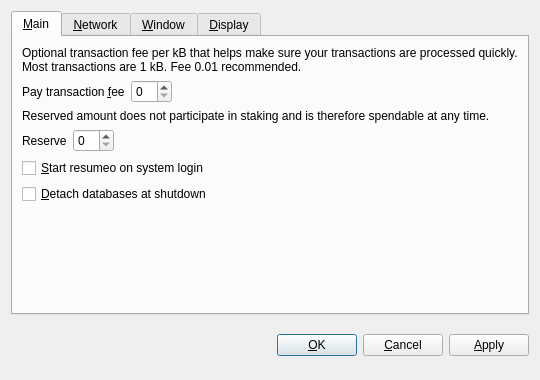
<?xml version="1.0" encoding="UTF-8"?>
<ui version="4.0">
 <class>OptionsDialog</class>
 <widget class="QDialog" name="OptionsDialog">
  <property name="geometry">
   <rect>
    <x>0</x>
    <y>0</y>
    <width>540</width>
    <height>380</height>
   </rect>
  </property>
  <property name="windowTitle">
   <string>Options</string>
  </property>
  <property name="modal">
   <bool>true</bool>
  </property>
  <layout class="QVBoxLayout" name="verticalLayout">
   <item>
    <widget class="QTabWidget" name="tabWidget">
     <property name="tabPosition">
      <enum>QTabWidget::North</enum>
     </property>
     <property name="currentIndex">
      <number>0</number>
     </property>
     <widget class="QWidget" name="tabMain">
      <attribute name="title">
       <string>&amp;Main</string>
      </attribute>
      <layout class="QVBoxLayout" name="verticalLayout_Main">
       <item>
        <widget class="QLabel" name="transactionFeeInfoLabel">
         <property name="text">
          <string>Optional transaction fee per kB that helps make sure your transactions are processed quickly. Most transactions are 1 kB. Fee 0.01 recommended.</string>
         </property>
         <property name="textFormat">
          <enum>Qt::PlainText</enum>
         </property>
         <property name="wordWrap">
          <bool>true</bool>
         </property>
        </widget>
       </item>
       <item>
        <layout class="QHBoxLayout" name="horizontalLayoutFee">
         <item>
          <widget class="QLabel" name="transactionFeeLabel">
           <property name="text">
            <string>Pay transaction &amp;fee</string>
           </property>
           <property name="textFormat">
            <enum>Qt::PlainText</enum>
           </property>
           <property name="buddy">
            <cstring>transactionFee</cstring>
           </property>
          </widget>
         </item>
         <item>
          <widget class="BitcoinAmountField" name="transactionFee"/>
         </item>
         <item>
          <spacer name="horizontalSpacerFee">
           <property name="orientation">
            <enum>Qt::Horizontal</enum>
           </property>
           <property name="sizeHint" stdset="0">
            <size>
             <width>40</width>
             <height>20</height>
            </size>
           </property>
          </spacer>
         </item>
        </layout>
       </item>
       <item>
        <widget class="QLabel" name="reserveBalanceInfoLabel">
         <property name="text">
          <string>Reserved amount does not participate in staking and is therefore spendable at any time.</string>
         </property>
         <property name="textFormat">
          <enum>Qt::PlainText</enum>
         </property>
         <property name="wordWrap">
          <bool>true</bool>
         </property>
        </widget>
       </item>
       <item>
        <layout class="QHBoxLayout" name="horizontalLayoutReserveBalance">
         <item>
          <widget class="QLabel" name="reserveBalanceLabel">
           <property name="text">
            <string>Reserve</string>
           </property>
           <property name="textFormat">
            <enum>Qt::PlainText</enum>
           </property>
           <property name="buddy">
            <cstring>reserveBalance</cstring>
           </property>
          </widget>
         </item>
         <item>
          <widget class="BitcoinAmountField" name="reserveBalance"/>
         </item>
         <item>
          <spacer name="horizontalSpacerReserveBalance">
           <property name="orientation">
            <enum>Qt::Horizontal</enum>
           </property>
           <property name="sizeHint" stdset="0">
            <size>
             <width>40</width>
             <height>20</height>
            </size>
           </property>
          </spacer>
         </item>
        </layout>
       </item>
       <item>
        <widget class="QCheckBox" name="bitcoinAtStartup">
         <property name="toolTip">
          <string>Automatically start resumeo after logging in to the system.</string>
         </property>
         <property name="text">
          <string>&amp;Start resumeo on system login</string>
         </property>
        </widget>
       </item>
       <item>
        <widget class="QCheckBox" name="detachDatabases">
         <property name="toolTip">
          <string>Detach block and address databases at shutdown. This means they can be moved to another data directory, but it slows down shutdown. The wallet is always detached.</string>
         </property>
         <property name="text">
          <string>&amp;Detach databases at shutdown</string>
         </property>
        </widget>
       </item>
       <item>
        <spacer name="verticalSpacer_Main">
         <property name="orientation">
          <enum>Qt::Vertical</enum>
         </property>
         <property name="sizeHint" stdset="0">
          <size>
           <width>20</width>
           <height>40</height>
          </size>
         </property>
        </spacer>
       </item>
      </layout>
     </widget>
     <widget class="QWidget" name="tabNetwork">
      <attribute name="title">
       <string>&amp;Network</string>
      </attribute>
      <layout class="QVBoxLayout" name="verticalLayout_Network">
       <item>
        <widget class="QCheckBox" name="mapPortUpnp">
         <property name="toolTip">
          <string>Automatically open the resumeo client port on the router. This only works when your router supports UPnP and it is enabled.</string>
         </property>
         <property name="text">
          <string>Map port using &amp;UPnP</string>
         </property>
        </widget>
       </item>
       <item>
        <widget class="QCheckBox" name="connectSocks">
         <property name="toolTip">
          <string>Connect to the resumeo network through a SOCKS proxy (e.g. when connecting through Tor).</string>
         </property>
         <property name="text">
          <string>&amp;Connect through SOCKS proxy:</string>
         </property>
        </widget>
       </item>
       <item>
        <layout class="QHBoxLayout" name="horizontalLayout_Network">
         <item>
          <widget class="QLabel" name="proxyIpLabel">
           <property name="text">
            <string>Proxy &amp;IP:</string>
           </property>
           <property name="textFormat">
            <enum>Qt::PlainText</enum>
           </property>
           <property name="buddy">
            <cstring>proxyIp</cstring>
           </property>
          </widget>
         </item>
         <item>
          <widget class="QValidatedLineEdit" name="proxyIp">
           <property name="maximumSize">
            <size>
             <width>140</width>
             <height>16777215</height>
            </size>
           </property>
           <property name="toolTip">
            <string>IP address of the proxy (e.g. 127.0.0.1)</string>
           </property>
          </widget>
         </item>
         <item>
          <widget class="QLabel" name="proxyPortLabel">
           <property name="text">
            <string>&amp;Port:</string>
           </property>
           <property name="textFormat">
            <enum>Qt::PlainText</enum>
           </property>
           <property name="buddy">
            <cstring>proxyPort</cstring>
           </property>
          </widget>
         </item>
         <item>
          <widget class="QLineEdit" name="proxyPort">
           <property name="maximumSize">
            <size>
             <width>55</width>
             <height>16777215</height>
            </size>
           </property>
           <property name="toolTip">
            <string>Port of the proxy (e.g. 9050)</string>
           </property>
          </widget>
         </item>
         <item>
          <widget class="QLabel" name="socksVersionLabel">
           <property name="text">
            <string>SOCKS &amp;Version:</string>
           </property>
           <property name="textFormat">
            <enum>Qt::PlainText</enum>
           </property>
           <property name="buddy">
            <cstring>socksVersion</cstring>
           </property>
          </widget>
         </item>
         <item>
          <widget class="QValueComboBox" name="socksVersion">
           <property name="toolTip">
            <string>SOCKS version of the proxy (e.g. 5)</string>
           </property>
          </widget>
         </item>
         <item>
          <spacer name="horizontalSpacer_Network">
           <property name="orientation">
            <enum>Qt::Horizontal</enum>
           </property>
           <property name="sizeHint" stdset="0">
            <size>
             <width>40</width>
             <height>20</height>
            </size>
           </property>
          </spacer>
         </item>
        </layout>
       </item>
       <item>
        <spacer name="verticalSpacer_Network">
         <property name="orientation">
          <enum>Qt::Vertical</enum>
         </property>
         <property name="sizeHint" stdset="0">
          <size>
           <width>20</width>
           <height>40</height>
          </size>
         </property>
        </spacer>
       </item>
      </layout>
     </widget>
     <widget class="QWidget" name="tabWindow">
      <attribute name="title">
       <string>&amp;Window</string>
      </attribute>
      <layout class="QVBoxLayout" name="verticalLayout_Window">
       <item>
        <widget class="QCheckBox" name="minimizeToTray">
         <property name="toolTip">
          <string>Show only a tray icon after minimizing the window.</string>
         </property>
         <property name="text">
          <string>&amp;Minimize to the tray instead of the taskbar</string>
         </property>
        </widget>
       </item>
       <item>
        <widget class="QCheckBox" name="minimizeOnClose">
         <property name="toolTip">
          <string>Minimize instead of exit the application when the window is closed. When this option is enabled, the application will be closed only after selecting Quit in the menu.</string>
         </property>
         <property name="text">
          <string>M&amp;inimize on close</string>
         </property>
        </widget>
       </item>
       <item>
        <spacer name="verticalSpacer_Window">
         <property name="orientation">
          <enum>Qt::Vertical</enum>
         </property>
         <property name="sizeHint" stdset="0">
          <size>
           <width>20</width>
           <height>40</height>
          </size>
         </property>
        </spacer>
       </item>
      </layout>
     </widget>
     <widget class="QWidget" name="tabDisplay">
      <attribute name="title">
       <string>&amp;Display</string>
      </attribute>
      <layout class="QVBoxLayout" name="verticalLayout_Display">
       <item>
        <layout class="QHBoxLayout" name="horizontalLayout_1_Display">
         <item>
          <widget class="QLabel" name="langLabel">
           <property name="text">
            <string>User Interface &amp;language:</string>
           </property>
           <property name="textFormat">
            <enum>Qt::PlainText</enum>
           </property>
           <property name="buddy">
            <cstring>lang</cstring>
           </property>
          </widget>
         </item>
         <item>
          <widget class="QValueComboBox" name="lang">
           <property name="toolTip">
            <string>The user interface language can be set here. This setting will take effect after restarting resumeo.</string>
           </property>
          </widget>
         </item>
        </layout>
       </item>
       <item>
        <layout class="QHBoxLayout" name="horizontalLayout_2_Display">
         <item>
          <widget class="QLabel" name="unitLabel">
           <property name="text">
            <string>&amp;Unit to show amounts in:</string>
           </property>
           <property name="textFormat">
            <enum>Qt::PlainText</enum>
           </property>
           <property name="buddy">
            <cstring>unit</cstring>
           </property>
          </widget>
         </item>
         <item>
          <widget class="QValueComboBox" name="unit">
           <property name="toolTip">
            <string>Choose the default subdivision unit to show in the interface and when sending coins.</string>
           </property>
          </widget>
         </item>
        </layout>
       </item>
       <item>
        <widget class="QCheckBox" name="displayAddresses">
         <property name="toolTip">
          <string>Whether to show resumeo addresses in the transaction list or not.</string>
         </property>
         <property name="text">
          <string>&amp;Display addresses in transaction list</string>
         </property>
        </widget>
       </item>
       <item>
        <widget class="QCheckBox" name="coinControlFeatures">
         <property name="toolTip">
          <string>Whether to show coin control features or not.</string>
         </property>
         <property name="text">
          <string>Display coin &amp;control features (experts only!)</string>
         </property>
        </widget>
       </item>
       <item>
        <spacer name="verticalSpacer_Display">
         <property name="orientation">
          <enum>Qt::Vertical</enum>
         </property>
         <property name="sizeHint" stdset="0">
          <size>
           <width>20</width>
           <height>40</height>
          </size>
         </property>
        </spacer>
       </item>
      </layout>
     </widget>
    </widget>
   </item>
   <item>
    <layout class="QHBoxLayout" name="horizontalLayout_Buttons">
     <item>
      <spacer name="horizontalSpacer_1">
       <property name="orientation">
        <enum>Qt::Horizontal</enum>
       </property>
       <property name="sizeHint" stdset="0">
        <size>
         <width>40</width>
         <height>48</height>
        </size>
       </property>
      </spacer>
     </item>
     <item>
      <widget class="QLabel" name="statusLabel">
       <property name="font">
        <font>
         <weight>75</weight>
         <bold>true</bold>
        </font>
       </property>
       <property name="text">
        <string/>
       </property>
       <property name="textFormat">
        <enum>Qt::PlainText</enum>
       </property>
       <property name="wordWrap">
        <bool>true</bool>
       </property>
      </widget>
     </item>
     <item>
      <spacer name="horizontalSpacer_2">
       <property name="orientation">
        <enum>Qt::Horizontal</enum>
       </property>
       <property name="sizeHint" stdset="0">
        <size>
         <width>40</width>
         <height>48</height>
        </size>
       </property>
      </spacer>
     </item>
     <item>
      <widget class="QPushButton" name="okButton">
       <property name="text">
        <string>&amp;OK</string>
       </property>
      </widget>
     </item>
     <item>
      <widget class="QPushButton" name="cancelButton">
       <property name="text">
        <string>&amp;Cancel</string>
       </property>
       <property name="autoDefault">
        <bool>false</bool>
       </property>
      </widget>
     </item>
     <item>
      <widget class="QPushButton" name="applyButton">
       <property name="text">
        <string>&amp;Apply</string>
       </property>
       <property name="autoDefault">
        <bool>false</bool>
       </property>
      </widget>
     </item>
    </layout>
   </item>
  </layout>
 </widget>
 <customwidgets>
  <customwidget>
   <class>BitcoinAmountField</class>
   <extends>QSpinBox</extends>
   <header>bitcoinamountfield.h</header>
  </customwidget>
  <customwidget>
   <class>QValueComboBox</class>
   <extends>QComboBox</extends>
   <header>qvaluecombobox.h</header>
  </customwidget>
  <customwidget>
   <class>QValidatedLineEdit</class>
   <extends>QLineEdit</extends>
   <header>qvalidatedlineedit.h</header>
  </customwidget>
 </customwidgets>
 <resources/>
 <connections/>
</ui>
